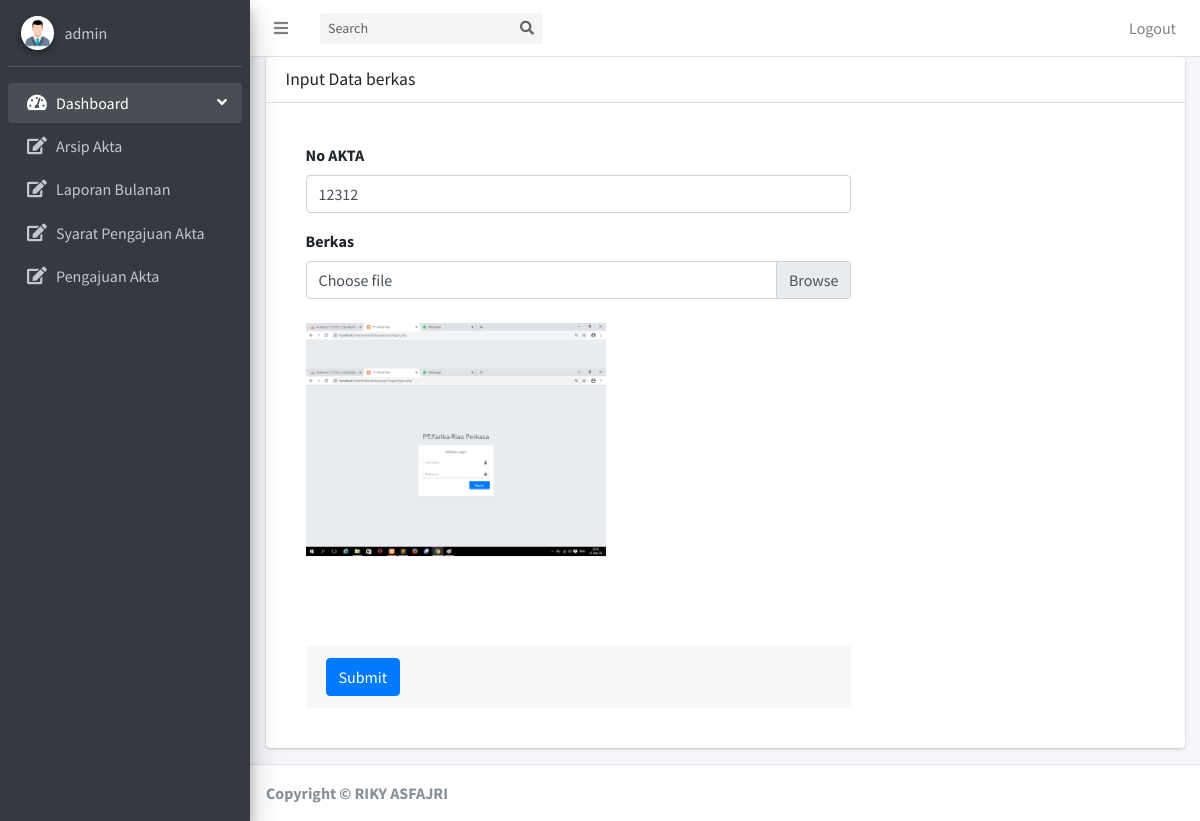
The page /nia/admin/arsip/edit.php?id=1 (signed in) on the database its author committed.
### tables this page shows
CREATE TABLE `arsip` (
  `id_arsip` int(11) NOT NULL,
  `no_akta` varchar(100) NOT NULL,
  `berkas` varchar(125) NOT NULL
);

### nia/admin/arsip/edit.php (the view, shortened to what this page needs)
<?php include "../../pages/coneksi/config.php";
if (empty($_SESSION['username']) AND
    empty($_SESSION['password']))
    { header('location:../../pages/login/login.php');}
    else {
?>
<!DOCTYPE html>
<html>
<head>
  <link rel="stylesheet" href="../../plugins/fontawesome-free/css/all.min.css">
  <link rel="stylesheet" href="https://code.ionicframework.com/ionicons/2.0.1/css/ionicons.min.css">
  <link rel="stylesheet" href="../../plugins/daterangepicker/daterangepicker.css">
  <link rel="stylesheet" href="../../plugins/icheck-bootstrap/icheck-bootstrap.min.css">
  <link rel="stylesheet" href="../../plugins/bootstrap-colorpicker/css/bootstrap-colorpicker.min.css">
  <link rel="stylesheet" href="../../plugins/tempusdominus-bootstrap-4/css/tempusdominus-bootstrap-4.min.css">
  <link rel="stylesheet" href="../../plugins/select2/css/select2.min.css">
  <link rel="stylesheet" href="../../plugins/select2-bootstrap4-theme/select2-bootstrap4.min.css">
  <link rel="stylesheet" href="../../plugins/bootstrap4-duallistbox/bootstrap-duallistbox.min.css">
  <link rel="stylesheet" href="../../dist/css/adminlte.min.css">
  <link rel="stylesheet" href="as.css">
</head>
<body class="hold-transition sidebar-mini">
<div class="wrapper">
  <?php include 'navbar.php'; include 'sidebar.php'; ?>
  <div class="content-wrapper">
    <section class="content">
      <div class="container-fluid">
        <div class="row">
          <div class="col-md-12">
            <div class="card card-danger">
              <div class="card-header">
                <h3 class="card-title">Input Data berkas</h3>
              </div>
              <div class="card-body">
                <?php
                	$queri=mysqli_query($koneksi,"SELECT * FROM arsip WHERE id_arsip='$_GET[id]'");
                	$hasil=mysqli_fetch_assoc($queri);
                ?>
                  <form role="form" action="edit_proses.php" method="post" enctype="multipart/form-data">
                <div class="card-body col-md-8">
                  <div class="form-group">
                    <label >No AKTA</label>
                    <input type="text" class="form-control" name="no" value="<?php echo"$hasil[no_akta]"; ?>">
                  </div>
                  <div class="form-group">
                    <label for="exampleInputFile">Berkas</label>
                    <div class="input-group">
                      <div class="custom-file">
                        <label class="custom-file-label" for="exampleInputFile">Choose file</label>
                      </div>
                    </div><br>
                    <img src="<?php echo"../berkas/$hasil[berkas]"; ?>" width="300xp">
                  </div>
                <div class="card-footer">
                  <button type="submit" class="btn btn-primary">Submit</button>
                </div>
              </form>
              </div>
            </div>
          </div>
        </div>
      </div>
    </section>
  </div>
  <?php include '../footer.php'; ?>
</div>
</body>
</html>
<?php } ?>

### rows shown on the page
arsip: no "12312", berkas (picture)

### other values the page prints
$_SESSION[username] "admin"
